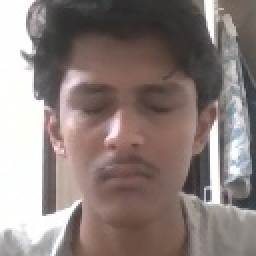
#> input picture CV/dataset/face_direction/eyes_closed/eyes_closed_1791664060016531600.jpg, 128 x 128 px, given in place of the camera (shown 2 times larger)
$ python capture_dataset.py
#> lines starting #> are read from the running program, lines starting #| are printed output that depends on the picture; after the words box and inside, x2 and y2 are one past the last pixel; in counts of white or black regions, pixels touching at a corner belong together
### CV/config.py
"""Central configuration for the webcam examination monitor."""
from pathlib import Path

PROJECT_ROOT = Path(__file__).resolve().parent
DATASET_DIR = PROJECT_ROOT / "dataset"
FACE_DATASET_DIR = DATASET_DIR / "face_direction"
PHONE_IMAGES_DIR = DATASET_DIR / "mobile_phone" / "images"
PHONE_POSITIVE_IMAGES_DIR = PHONE_IMAGES_DIR / "phone"
PHONE_NEGATIVE_IMAGES_DIR = PHONE_IMAGES_DIR / "nophone"
PHONE_ANNOTATIONS_DIR = DATASET_DIR / "mobile_phone" / "annotations"
PHONE_SPLITS_DIR = DATASET_DIR / "mobile_phone" / "splits"
MODELS_DIR = PROJECT_ROOT / "models"
PHONE_MODEL_DIR = MODELS_DIR / "phone_detector"
LOGS_DIR = PROJECT_ROOT / "logs"
REPORTS_DIR = PROJECT_ROOT / "reports"
TRAINING_RESULTS_DIR = PROJECT_ROOT / "training_results"
PHONE_DATASET_SUMMARY = DATASET_DIR / "mobile_phone" / "dataset_summary.json"
PHONE_RESULTS_DIR = TRAINING_RESULTS_DIR / "phone_detector"
PHONE_SAMPLES_DIR = PHONE_RESULTS_DIR / "samples"
PHONE_MODEL_PATH = PHONE_MODEL_DIR / "phone_detector.keras"
PHONE_IMAGE_SIZE = (256, 192)
PHONE_STRIDE = 8
PHONE_GRID_SIZE = (PHONE_IMAGE_SIZE[0] // PHONE_STRIDE, PHONE_IMAGE_SIZE[1] // PHONE_STRIDE)
PHONE_EPOCHS = 100
PHONE_BATCH_SIZE = 4
PHONE_LEARNING_RATE = 0.001
PHONE_RANDOM_SEED = 42
PHONE_IOU_THRESHOLD = 0.25
PHONE_SPLIT_RATIOS = (0.70, 0.15, 0.15)
PHONE_EARLY_STOPPING_PATIENCE = 20
PHONE_MIN_POSITIVE_SAMPLES = 3
PHONE_MIN_NEGATIVE_SAMPLES = 3
PHONE_THRESHOLD_CANDIDATES = (0.10, 0.15, 0.20, 0.25, 0.30, 0.35, 0.45, 0.55, 0.65, 0.75, 0.85)
PHONE_TRAINING_LOG = LOGS_DIR / "phone_training.log"

FACE_CLASSES = ("normal", "looking_left", "looking_right", "looking_up",
                "looking_down", "eyes_closed")
CNN_INPUT_SIZE = (128, 128)
FACE_SMOOTHING_ALPHA = 0.65
FACE_TRACK_IOU_THRESHOLD = 0.25
CAPTURE_TARGET_PER_CLASS = 300
AUTO_CAPTURE_INTERVAL_SECONDS = 0.25
WEBCAM_INDEX = 0
CAMERA_WIDTH, CAMERA_HEIGHT = 960, 540
MIRROR_PREVIEW = True
CNN_CONFIDENCE_THRESHOLD = 0.60
CNN_MARGIN_THRESHOLD = 0.10
EYE_REGION_TOP_FRACTION = 0.60
EYE_DETECTION_MIN_NEIGHBORS = 4
EYE_HISTORY_FRAMES = 5
EYE_OPENNESS_SMOOTHING = 0.60
EYE_CLOSED_OPENNESS_THRESHOLD = 0.40
EYE_OPENNESS_SLOPE = 12.0
PERSON_CONFIDENCE_THRESHOLD = 0.40
PHONE_CONFIDENCE_THRESHOLD = 0.55
PHONE_CONFIRMATION_FRAMES = 3
PHONE_TRACK_IOU_THRESHOLD = 0.20
FACE_ABSENCE_SECONDS = 2.0
DIRECTION_EVENT_SECONDS = 1.5
EVENT_COOLDOWN_SECONDS = 8.0
PHONE_WINDOW_SIZE = (96, 96)
DATABASE_PATH = LOGS_DIR / "exam_database.db"
CSV_LOG_PATH = LOGS_DIR / "events.csv"

SCORE_RULES = {
    "looking_left": 2, "looking_right": 2, "looking_up": 2,
    "looking_down": 2, "phone_detected": 5, "multiple_people": 5,
    "face_absent": 3,
}


def ensure_directories() -> None:
    for directory in (
        FACE_DATASET_DIR, PHONE_IMAGES_DIR, PHONE_POSITIVE_IMAGES_DIR,
        PHONE_NEGATIVE_IMAGES_DIR, PHONE_ANNOTATIONS_DIR, PHONE_SPLITS_DIR,
        MODELS_DIR, PHONE_MODEL_DIR, LOGS_DIR, REPORTS_DIR,
        TRAINING_RESULTS_DIR, PHONE_RESULTS_DIR, PHONE_SAMPLES_DIR,
    ):
        directory.mkdir(parents=True, exist_ok=True)
    for class_name in FACE_CLASSES:
        (FACE_DATASET_DIR / class_name).mkdir(parents=True, exist_ok=True)


def validate_config() -> None:
    if WEBCAM_INDEX < 0 or CNN_CONFIDENCE_THRESHOLD <= 0 or CNN_CONFIDENCE_THRESHOLD > 1:
        raise ValueError("WEBCAM_INDEX must be non-negative and CNN threshold must be in (0, 1].")
    if any(value <= 0 for value in CNN_INPUT_SIZE) or CAPTURE_TARGET_PER_CLASS < 1:
        raise ValueError("CNN_INPUT_SIZE and CAPTURE_TARGET_PER_CLASS must be positive.")
    if not 0 < FACE_SMOOTHING_ALPHA <= 1 or not 0 <= FACE_TRACK_IOU_THRESHOLD < 1:
        raise ValueError("Face smoothing alpha must be in (0, 1] and face tracking IoU threshold in [0, 1).")
    if not 0 < EYE_REGION_TOP_FRACTION <= 1 or not 0 < EYE_OPENNESS_SMOOTHING <= 1:
        raise ValueError("Eye region top fraction and openness smoothing must be in (0, 1].")
    if EYE_HISTORY_FRAMES < 1 or EYE_DETECTION_MIN_NEIGHBORS < 1 or EYE_OPENNESS_SLOPE <= 0:
        raise ValueError("Eye history frames, neighbours, and openness slope must be positive.")
    if any(value <= 0 for value in PHONE_IMAGE_SIZE) or PHONE_EPOCHS < 1 or PHONE_BATCH_SIZE < 1:
        raise ValueError("Phone image size, epochs, and batch size must be positive.")
    if not 0 < PHONE_LEARNING_RATE or not 0 < PHONE_IOU_THRESHOLD < 1:
        raise ValueError("Phone learning rate must be positive and IoU threshold must be in (0, 1).")
    if any(value <= 0 for value in PHONE_SPLIT_RATIOS) or abs(sum(PHONE_SPLIT_RATIOS) - 1.0) > 1e-6:
        raise ValueError("Phone split ratios must be positive and sum to 1.0.")
    if not 0 < PHONE_CONFIDENCE_THRESHOLD <= 1:
        raise ValueError("PHONE_CONFIDENCE_THRESHOLD must be in (0, 1].")
    if PHONE_CONFIRMATION_FRAMES < 1 or not 0 <= PHONE_TRACK_IOU_THRESHOLD < 1:
        raise ValueError("Phone confirmation frames must be positive and tracking IoU in [0, 1).")
    ensure_directories()

### CV/src/face_detection.py
"""Face localization using OpenCV's locally installed Haar cascade."""
from pathlib import Path
from typing import List, Tuple
import cv2
import numpy as np

Box = Tuple[int, int, int, int]


class FaceDetector:
    def __init__(self, scale_factor: float = 1.1, min_neighbors: int = 5):
#> in capture_dataset, frame is the input picture: shape (128, 128, 3); mean B, G, R 124.9, 128.1, 141
#> in capture_dataset, `frame = cv2.flip(frame, 1)`:
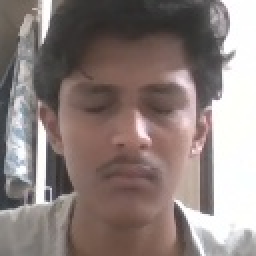
#> frame: shape (128, 128, 3) (shown 2 times larger); mean B, G, R 124.9, 128.1, 141
        cascade_dir = Path(cv2.data.haarcascades)
        frontal_path = cascade_dir / "haarcascade_frontalface_default.xml"
        profile_path = cascade_dir / "haarcascade_profileface.xml"
        self.detector = cv2.CascadeClassifier(str(frontal_path))
        self.profile_detector = cv2.CascadeClassifier(str(profile_path))
        if self.detector.empty() or self.profile_detector.empty():
            raise RuntimeError(f"Could not load face detectors from: {cascade_dir}")
        self.scale_factor = scale_factor
        self.min_neighbors = min_neighbors
        self.clahe = cv2.createCLAHE(clipLimit=2.0, tileGridSize=(8, 8))

    def detect(self, frame: np.ndarray) -> List[Box]:
        gray = cv2.cvtColor(frame, cv2.COLOR_BGR2GRAY)
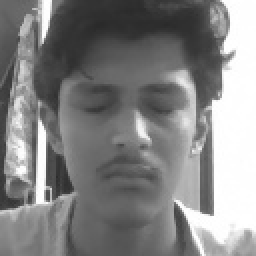
#> gray: shape (128, 128) (shown 2 times larger); min 42, max 255, mean 131.6
        enhanced = self.clahe.apply(gray)
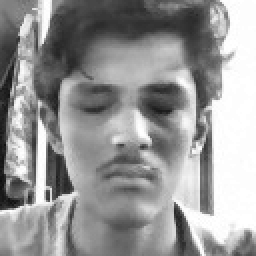
#> enhanced: shape (128, 128) (shown 2 times larger); min 14, max 255, mean 150.8
        candidates = list(self.detector.detectMultiScale(
            enhanced, scaleFactor=self.scale_factor, minNeighbors=self.min_neighbors,
            minSize=(60, 60),
        ))
#> candidates = [[16, 15, 96, 96]]
        candidates.extend(self.profile_detector.detectMultiScale(
            enhanced, scaleFactor=1.05, minNeighbors=3, minSize=(50, 50)
        ))

        mirrored_gray = cv2.flip(enhanced, 1)
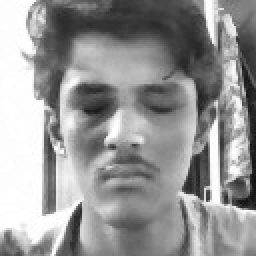
#> mirrored_gray: shape (128, 128) (shown 2 times larger); min 14, max 255, mean 150.8
        mirrored_faces = self.profile_detector.detectMultiScale(
            mirrored_gray, scaleFactor=1.05, minNeighbors=3, minSize=(50, 50)
        )
#> mirrored_faces = [[27, 14, 89, 89]]
        candidates.extend(
            (gray.shape[1] - x - width, y, width, height)
            for x, y, width, height in mirrored_faces
        )

        valid = [
            tuple(map(int, face))
            for face in candidates
            if face[2] >= 50 and face[3] >= 50
            and face[0] >= 0 and face[1] >= 0
            and face[0] + face[2] <= frame.shape[1]
            and face[1] + face[3] <= frame.shape[0]
        ]
#> valid = [(16, 15, 96, 96), (12, 14, 89, 89)]
        return self._deduplicate(valid)

    @staticmethod
    def _deduplicate(faces: List[Box]) -> List[Box]:
        """Merge overlapping frontal/profile detections while retaining large faces."""
        result: List[Box] = []
        for candidate in sorted(faces, key=lambda face: face[2] * face[3], reverse=True):
            x, y, width, height = candidate
            overlaps = False
            for other_x, other_y, other_width, other_height in result:
                intersection_width = max(0, min(x + width, other_x + other_width) - max(x, other_x))
                intersection_height = max(0, min(y + height, other_y + other_height) - max(y, other_y))
                intersection = intersection_width * intersection_height
                smaller_area = min(width * height, other_width * other_height)
                if smaller_area and intersection / smaller_area >= 0.45:
                    overlaps = True
                    break
            if not overlaps:
                result.append(candidate)
#> this loop made 2 passes
#> after the loop, result = [(16, 15, 96, 96)]
        return result

    # [8 lines left out: function crop, not called in this run]

### CV/src/capture_dataset.py
"""Capture the six face-direction classes directly from a webcam."""
import time
from pathlib import Path
import cv2
from config import (
    AUTO_CAPTURE_INTERVAL_SECONDS, CAMERA_HEIGHT, CAMERA_WIDTH,
    CAPTURE_TARGET_PER_CLASS, FACE_CLASSES, FACE_DATASET_DIR, MIRROR_PREVIEW,
    WEBCAM_INDEX, ensure_directories, validate_config,
)
from .face_detection import FaceDetector

INSTRUCTIONS = {
    "normal": "Face the camera naturally",
    "looking_left": "Turn your head naturally to your left",
    "looking_right": "Turn your head naturally to your right",
    "looking_up": "Tilt your head naturally upward",
    "looking_down": "Tilt your head naturally downward",
    "eyes_closed": "Close your eyes naturally",
}


def count_images(directory: Path) -> int:
    return sum(1 for path in directory.iterdir() if path.suffix.lower() in {".jpg", ".jpeg", ".png"})


def capture_dataset() -> None:
    validate_config()
    detector = FaceDetector()
    camera = cv2.VideoCapture(WEBCAM_INDEX)
    camera.set(cv2.CAP_PROP_FRAME_WIDTH, CAMERA_WIDTH)
    camera.set(cv2.CAP_PROP_FRAME_HEIGHT, CAMERA_HEIGHT)
    if not camera.isOpened():
        raise RuntimeError("Unable to open webcam. Check permissions and WEBCAM_INDEX in config.py.")
    class_index, auto_capture_until, last_capture = 0, 0.0, 0.0
    mouse_state = {"capture_requested": False}

    def handle_mouse(event, _x, _y, _flags, _param):
        if event == cv2.EVENT_LBUTTONDOWN:
            mouse_state["capture_requested"] = True

    window_name = "Face Dataset Capture"
    cv2.namedWindow(window_name)
    cv2.setMouseCallback(window_name, handle_mouse)
    try:
        while 0 <= class_index < len(FACE_CLASSES):
            class_name = FACE_CLASSES[class_index]
            directory = FACE_DATASET_DIR / class_name
            captured = count_images(directory)
            ok, frame = camera.read()
            if not ok:
                raise RuntimeError("The webcam returned an invalid frame.")
            if MIRROR_PREVIEW:
                frame = cv2.flip(frame, 1)
            faces = detector.detect(frame)
#> faces = [(16, 15, 96, 96)]
            display = frame.copy()
            cv2.putText(display, f"Class: {class_name} - {INSTRUCTIONS[class_name]}",
                        (15, 30), cv2.FONT_HERSHEY_SIMPLEX, 0.65, (0, 255, 255), 2)
            cv2.putText(display, f"Images: {captured}/{CAPTURE_TARGET_PER_CLASS} | detected faces: {len(faces)}",
                        (15, 60), cv2.FONT_HERSHEY_SIMPLEX, 0.7, (0, 255, 0), 2)
            cv2.putText(display, "LEFT CLICK/SPACE capture | A auto | N/P next/previous | R reset | Q quit",
                        (15, display.shape[0] - 20), cv2.FONT_HERSHEY_SIMPLEX, 0.5, (255, 255, 255), 1)
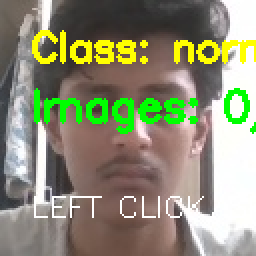
#> display: shape (128, 128, 3) (shown 2 times larger); mean B, G, R 116.4, 142.1, 141.4
            for face in faces:
                x, y, w, h = face
                cv2.rectangle(display, (x, y), (x + w, y + h), (0, 255, 0), 2)
#> this loop made 1 pass
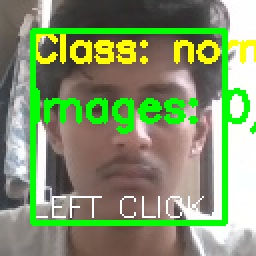
#> display: shape (128, 128, 3) (shown 2 times larger); 6.79% of pixels changed, all inside (x1, y1, x2, y2) = (15, 14, 114, 113)
            cv2.imshow(window_name, display)
            key = cv2.waitKey(1) & 0xFF
#> (key q is pressed here)
            now = time.monotonic()
            clicked_capture = mouse_state["capture_requested"]
            mouse_state["capture_requested"] = False
            if key == ord("q"):
                break
            if key == ord("n") or captured >= CAPTURE_TARGET_PER_CLASS:
                class_index += 1
                auto_capture_until = 0
                continue
            if key == ord("p"):
                class_index = max(0, class_index - 1)
                continue
            if key == ord("r"):
                captured = count_images(directory)
                continue
            if key == ord("a"):
                auto_capture_until = now + max(10, CAPTURE_TARGET_PER_CLASS * AUTO_CAPTURE_INTERVAL_SECONDS)
            should_capture = clicked_capture or key == 32 or (auto_capture_until and now <= auto_capture_until and
                                           now - last_capture >= AUTO_CAPTURE_INTERVAL_SECONDS)
            if (clicked_capture or key == 32) and not faces:
                cv2.putText(display, "FACE NOT DETECTED - move closer or turn less sharply",
                            (15, 95), cv2.FONT_HERSHEY_SIMPLEX, 0.55, (0, 0, 255), 2)
            if should_capture and faces and now - last_capture >= 0.05:
                crop = detector.crop(frame, faces[0])
                if crop.size:
                    filename = directory / f"{class_name}_{time.time_ns()}.jpg"
                    cv2.imwrite(str(filename), cv2.resize(crop, (128, 128)))
                    last_capture = now
                    if count_images(directory) >= CAPTURE_TARGET_PER_CLASS:
                        auto_capture_until = 0
    finally:
        camera.release()
        cv2.destroyAllWindows()


if __name__ == "__main__":
    ensure_directories()
    capture_dataset()
